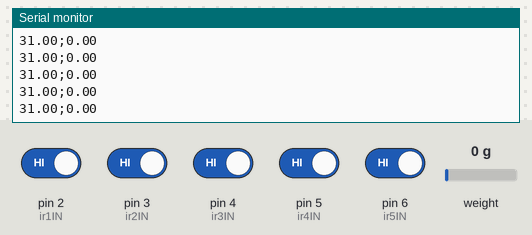
A program run on a simulated Arduino Uno, built with avr-gcc and run on an emulated ATmega328P. Parts: the last lines printed to the serial monitor. Inputs (shaded band) come from the test bench; at power-on: pin 2 (ir1IN), pin 3 (ir2IN), pin 4 (ir3IN), pin 5 (ir4IN), pin 6 (ir5IN) HIGH, weight on the scale 0 g.

Above: at 2.2 s.
2.3 s: weight on the scale set to 100 g
At 2.33 s:
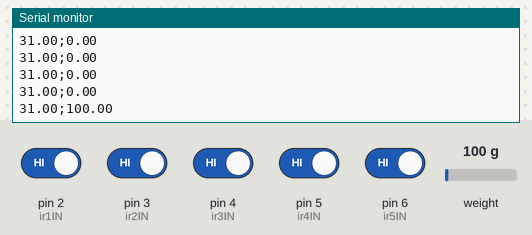
3.8 s: pin 2 (ir1IN) driven LOW
At 3.96 s:
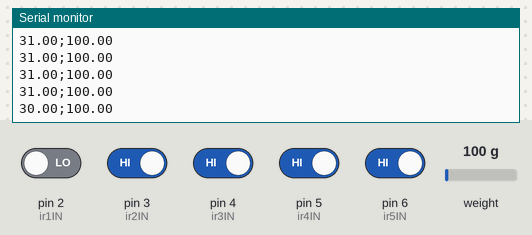
5.3 s: pin 3 (ir2IN) driven LOW
At 5.49 s:
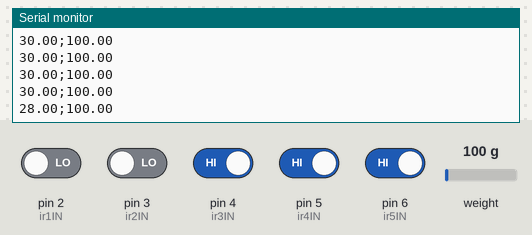
6.8 s: pin 4 (ir3IN) driven LOW
At 6.92 s:
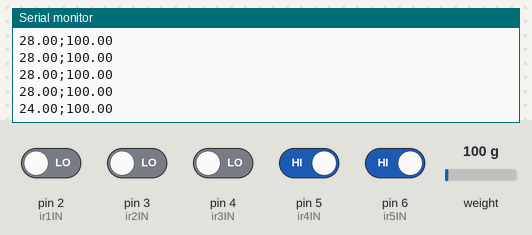
8.3 s: pin 5 (ir4IN) driven LOW
At 8.45 s:
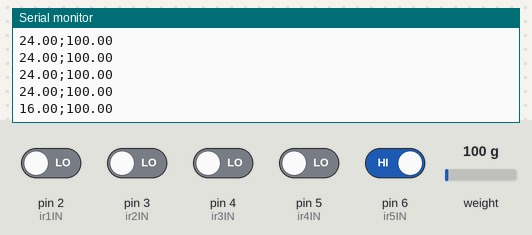
9.8 s: pin 6 (ir5IN) driven LOW
At 9.98 s:
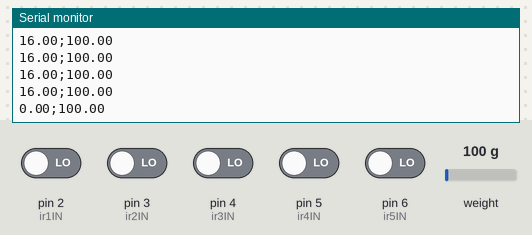
Timing chart, 0 to 12.3 s (numbered marks = the images above; inputs shaded):
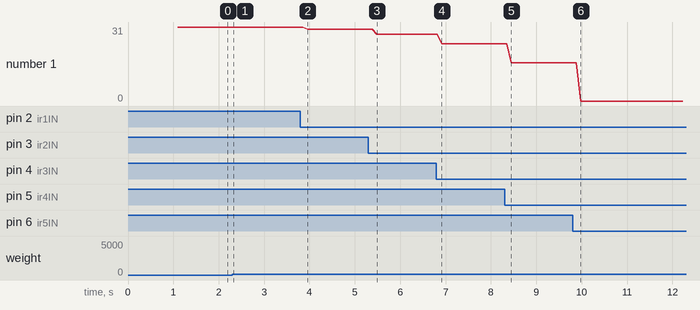

The program:

main.cpp
```cpp
// Collecting data from IR sensors and a load cell
#include <Arduino.h>
#include "HX711.h"
#define SIZE_OF_ARRAY 2

//size of array to send
float data[SIZE_OF_ARRAY] ;
byte *p = (byte*)data;

// HX711 circuit wiring

const int LOADCELL_DOUT_PIN = 8;
const int LOADCELL_SCK_PIN = 9;
int ir5IN = 6;
int ir4IN = 5;
int ir3IN = 4;
int ir2IN = 3;
int ir1IN = 2;
int pir1State = LOW;             // we start, assuming no motion detected
int pir2State = LOW;             // we start, assuming no motion detected
int pir3State = LOW;             // we start, assuming no motion detected
int pir4State = LOW;             // we start, assuming no motion detected
int val1 = 0;                    // variable for reading the pin status
int val2 = 0;                    // variable for reading the pin status
int val3 = 0;                    // variable for reading the pin status
int val4 = 0;                    // variable for reading the pin status
int val5 = 0;                    // variable for reading the pin status

int IRarray = 0;                    // variable for sending IR status to pi

HX711 scale;

void send_array(float msg[]) {


  for (int i=0;i<SIZE_OF_ARRAY;i++){
    //snprintf (buff, sizeof(buff), "%f", data[i]);
    Serial.print(msg[i]);
    if(i!=SIZE_OF_ARRAY-1){
      Serial.print(';');
      }
    }
  Serial.print('\n');
}

void setup() {
  Serial.begin(76800);
  Serial.flush();
  pinMode(ir1IN, INPUT);      //
  pinMode(ir2IN, INPUT);     //
  pinMode(ir3IN, INPUT);
  pinMode(ir4IN, INPUT);
  pinMode(ir5IN, INPUT);

  scale.begin(LOADCELL_DOUT_PIN, LOADCELL_SCK_PIN);
  scale.set_scale(103.0913705583756);
  scale.tare();               // reset the scale to 0

  // put your setup code here, to run once:
}

void loop() {
  val1 = digitalRead(ir1IN);  // read input value
  val2 = digitalRead(ir2IN);  // read input value
  val3 = digitalRead(ir3IN);  // read input value
  val4 = digitalRead(ir4IN);  // read input value
  val5 = digitalRead(ir5IN);  // read input value

  uint8_t IRarray= val1 + 2*val2 + 4*val3 + 8*val4 + 16*val5;
  data[0] = IRarray;
  data[1] = scale.get_units();
  //Serial.println(data[0]);
  //Serial.println(data[2]);;
  send_array(data);
  delay(1);
  Serial.flush();
  // put your main code here, to run repeatedly:
}
```

Measured:
- after the input at 2.3 s, the serial monitor: prints a new line at once (image 1)
- after the input at 3.8 s, the serial monitor: prints a new line after 0.16 s (image 2)
- after the input at 5.3 s, the serial monitor: prints a new line after 0.19 s (image 3)
- after the input at 6.8 s, the serial monitor: prints a new line after 0.12 s (image 4)
- after the input at 8.3 s, the serial monitor: prints a new line after 0.15 s (image 5)
- after the input at 9.8 s, the serial monitor: prints a new line after 0.18 s (image 6)
- plotted number 1: 31 → 30 after the input at 3.8 s, 30 → 28 after the input at 5.3 s, 28 → 24 after the input at 6.8 s, 24 → 16 after the input at 8.3 s, 16 → 0 after the input at 9.8 s
